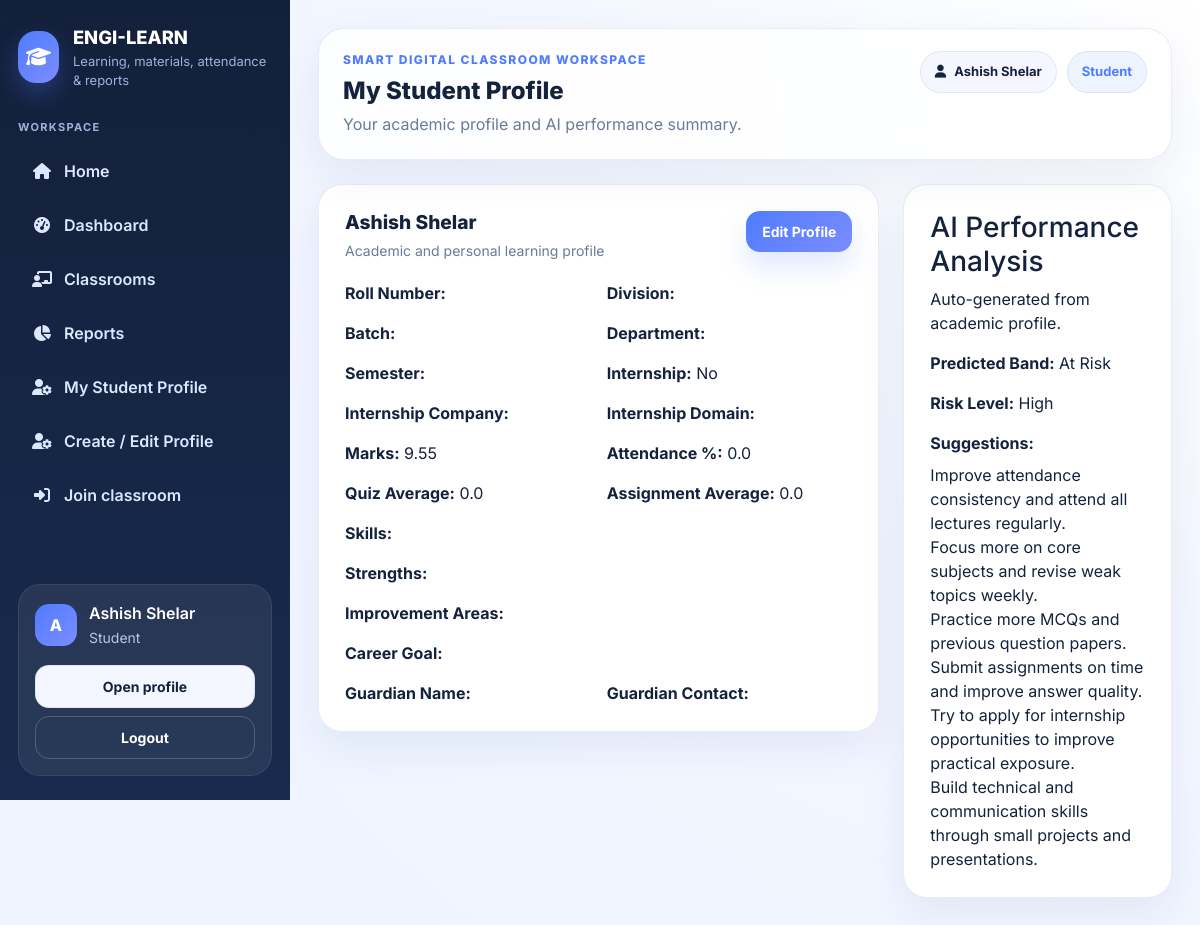
The page /student/profile/ (signed in) on the database its author committed.
### core/models.py (models this page shows, shortened)
class Profile(models.Model):
    ROLE_CHOICES = (
        ('admin', 'Admin'),
        ('teacher', 'Teacher'),
        ('student', 'Student'),
    )
    user = models.OneToOneField(User, on_delete=models.CASCADE)
    role = models.CharField(max_length=20, choices=ROLE_CHOICES, default='student')
    phone = models.CharField(max_length=20, blank=True)
    bio = models.TextField(blank=True)

class StudentAcademicProfile(models.Model):
    user = models.OneToOneField(settings.AUTH_USER_MODEL, on_delete=models.CASCADE, related_name="student_academic_profile")
    student_name = models.CharField(max_length=150, blank=True)
    roll_number = models.CharField(max_length=50, blank=True)
    division = models.CharField(max_length=30, blank=True)
    batch = models.CharField(max_length=50, blank=True)
    department = models.CharField(max_length=100, blank=True)
    semester = models.CharField(max_length=30, blank=True)
    internship = models.BooleanField(default=False)
    internship_company = models.CharField(max_length=150, blank=True)
    internship_domain = models.CharField(max_length=150, blank=True)
    marks = models.FloatField(default=0.0)
    attendance_percentage = models.FloatField(default=0.0)
    quiz_average = models.FloatField(default=0.0)
    assignment_average = models.FloatField(default=0.0)
    skills = models.TextField(blank=True)
    strengths = models.TextField(blank=True)
    improvement_areas = models.TextField(blank=True)
    career_goal = models.CharField(max_length=200, blank=True)
    guardian_name = models.CharField(max_length=150, blank=True)
    guardian_contact = models.CharField(max_length=20, blank=True)
    predicted_band = models.CharField(max_length=50, blank=True, default="Not generated")
    risk_level = models.CharField(max_length=50, blank=True, default="Unknown")
    ai_suggestions = models.TextField(blank=True)
    created_at = models.DateTimeField(auto_now_add=True)
    updated_at = models.DateTimeField(auto_now=True)

### core/views.py (the view)
# urls.py: path("student/profile/", views.student_profile_view, name="student_profile"),
@login_required
def student_profile_view(request):
    profile_obj, created = StudentAcademicProfile.objects.get_or_create(user=request.user)
    if hasattr(request.user, "profile") and request.user.profile.role != "student":
        messages.error(request, "Only students can view this page.")
        return redirect("dashboard")
    return render(
        request,
        "core/student_profile_view.html",
        {
            "student_profile_obj": profile_obj,
        },
    )

### core/templates/core/student_profile_view.html (shortened to what this page needs)
{% extends 'core/base.html' %}
{% block page_title %}My Student Profile{% endblock %}
{% block page_subtitle %}Your academic profile and AI performance summary.{% endblock %}
{% block content %}
<div class="row g-4">
    <div class="col-lg-8">
        <div class="content-panel">
            <div class="panel-header">
                <div>
                    <h3>{{ student_profile_obj.student_name|default:request.user.get_full_name|default:request.user.username }}</h3>
                    <p>Academic and personal learning profile</p>
                </div>
                <div class="panel-actions">
                    <a href="{% url 'student_profile_edit' %}" class="btn btn-gradient btn-sm">Edit Profile</a>
                </div>
            </div>
            <div class="row g-3">
                <div class="col-md-6"><strong>Roll Number:</strong> {{ student_profile_obj.roll_number }}</div>
                <div class="col-md-6"><strong>Division:</strong> {{ student_profile_obj.division }}</div>
                <div class="col-md-6"><strong>Batch:</strong> {{ student_profile_obj.batch }}</div>
                <div class="col-md-6"><strong>Department:</strong> {{ student_profile_obj.department }}</div>
                <div class="col-md-6"><strong>Semester:</strong> {{ student_profile_obj.semester }}</div>
                <div class="col-md-6"><strong>Internship:</strong> {% if student_profile_obj.internship %}Yes{% else %}No{% endif %}</div>
                <div class="col-md-6"><strong>Internship Company:</strong> {{ student_profile_obj.internship_company }}</div>
                <div class="col-md-6"><strong>Internship Domain:</strong> {{ student_profile_obj.internship_domain }}</div>
                <div class="col-md-6"><strong>Marks:</strong> {{ student_profile_obj.marks }}</div>
                <div class="col-md-6"><strong>Attendance %:</strong> {{ student_profile_obj.attendance_percentage }}</div>
                <div class="col-md-6"><strong>Quiz Average:</strong> {{ student_profile_obj.quiz_average }}</div>
                <div class="col-md-6"><strong>Assignment Average:</strong> {{ student_profile_obj.assignment_average }}</div>
                <div class="col-12"><strong>Skills:</strong> {{ student_profile_obj.skills|linebreaksbr }}</div>
                <div class="col-12"><strong>Strengths:</strong> {{ student_profile_obj.strengths|linebreaksbr }}</div>
                <div class="col-12"><strong>Improvement Areas:</strong> {{ student_profile_obj.improvement_areas|linebreaksbr }}</div>
                <div class="col-12"><strong>Career Goal:</strong> {{ student_profile_obj.career_goal }}</div>
                <div class="col-md-6"><strong>Guardian Name:</strong> {{ student_profile_obj.guardian_name }}</div>
                <div class="col-md-6"><strong>Guardian Contact:</strong> {{ student_profile_obj.guardian_contact }}</div>
            </div>
        </div>
    </div>
    <div class="col-lg-4">
        <div class="content-panel">
            <h3>AI Performance Analysis</h3>
            <p class="mb-3">Auto-generated from academic profile.</p>
            <div class="mb-3"><strong>Predicted Band:</strong> {{ student_profile_obj.predicted_band }}</div>
            <div class="mb-3"><strong>Risk Level:</strong> {{ student_profile_obj.risk_level }}</div>
            <div><strong>Suggestions:</strong></div>
            <div class="mt-2">{{ student_profile_obj.ai_suggestions|linebreaksbr }}</div>
        </div>
    </div>
</div>
{% endblock %}

### core/templates/core/base.html (shortened to what this page needs)
{% load static %}
<!DOCTYPE html>
<html lang="en">
<head>
    <link href="https://cdn.jsdelivr.net/npm/bootstrap@5.3.3/dist/css/bootstrap.min.css" rel="stylesheet">
    <link rel="stylesheet" href="https://cdnjs.cloudflare.com/ajax/libs/font-awesome/6.5.2/css/all.min.css">
    <link rel="stylesheet" href="{% static 'css/style.css' %}">
</head>
<body class="app-bg">
<div class="layout-shell">
    <aside class="sidebar-panel" id="sidebarPanel">
        <div>
            <a href="/" class="brand-link text-decoration-none">
                <div class="brand-logo"><i class="fa-solid fa-graduation-cap"></i></div>
                <div>
                    <div class="brand-title">ENGI-LEARN</div>
                    <div class="brand-subtitle">Learning, materials, attendance & reports</div>
                </div>
            </a>
            <div class="sidebar-section-title">Workspace</div>
            <nav class="nav flex-column app-nav">
                <a class="nav-link {% if request.path == '/' %}active{% endif %}" href="/"><i class="fa-solid fa-house"></i><span>Home</span></a>
                {% if user.is_authenticated %}
                    <a class="nav-link {% if '/dashboard/' in request.path %}active{% endif %}" href="{% url 'dashboard' %}"><i class="fa-solid fa-gauge-high"></i><span>Dashboard</span></a>
                    <a class="nav-link " href="{% url 'classroom_list' %}"><i class="fa-solid fa-chalkboard-user"></i><span>Classrooms</span></a>
                    <a class="nav-link {% if '/reports/' in request.path %}active{% endif %}" href="{% url 'reports' %}"><i class="fa-solid fa-chart-pie"></i><span>Reports</span></a>
                     {% if request.user.profile.role == 'student' %}
                    <a class="nav-link" href="{% url 'student_profile' %}" class="btn btn-soft btn-sm"><i class="fa-solid fa-user-gear"></i> <span> My Student Profile </span> </a>
                    <a class="nav-link" href="{% url 'student_profile_edit' %}" class="btn btn-gradient btn-sm"> <i class="fa-solid fa-user-gear"></i> <span> Create / Edit Profile </span></a>
                    {% endif %}
                    {% if user.profile.role == 'student' %}
                        <a class="nav-link {% if '/classrooms/join/' in request.path %}active{% endif %}" href="{% url 'join_classroom' %}"><i class="fa-solid fa-right-to-bracket"></i><span>Join classroom</span></a>
                    {% endif %}
                {% endif %}
            </nav>
        </div>
        {% if user.is_authenticated %}
        <div class="sidebar-footer-card">
            <div class="sidebar-user-mini mb-3">
                <div class="avatar-chip">{{ user.first_name|default:user.username|first|upper }}</div>
                <div class="sidebar-user-meta">
                    <div class="fw-semibold">{{ user.get_full_name|default:user.username }}</div>
                    <small class="text-capitalize">{{ user.profile.role }}</small>
                </div>
            </div>
            <div class="d-grid gap-2">
                <a href="{% url 'profile' %}" class="btn btn-soft btn-sm">Open profile</a>
                <a href="{% url 'logout' %}" class="btn btn-outline-soft btn-sm">Logout</a>
            </div>
        </div>
        {% endif %}
    </aside>
    <main class="main-panel">
        <header class="topbar-panel">
            <div class="d-flex align-items-start gap-3 flex-grow-1">
                <div>
                    <div class="eyebrow">Smart digital classroom workspace</div>
                    <h1 class="page-title">{% block page_title %}SmartClass{% endblock %}</h1>
                    <div class="page-subtitle">{% block page_subtitle %}Manage classes, materials, assignments, quizzes, attendance, and reports in one polished dashboard.{% endblock %}</div>
                </div>
            </div>
            <div class="header-actions">
                {% if user.is_authenticated %}
                    <div class="header-chips">
                        <span class="header-chip"><i class="fa-solid fa-user"></i> {{ user.get_full_name|default:user.username }}</span>
                        <span class="header-chip role-chip text-capitalize">{{ user.profile.role }}</span>
                    </div>
                {% else %}
                    <a class="btn btn-soft" href="{% url 'login' %}">Login</a>
                    <a class="btn btn-gradient" href="{% url 'register' %}">Create account</a>
                {% endif %}
            </div>
        </header>
        {% block content %}{% endblock %}
    </main>
</div>
</body>
</html>

### static/css/style.css (style rules this page uses)
:root { --bg: #f3f7ff; --surface: #ffffff; --surface-soft: #f7faff; --border: rgba(116, 140, 181, 0.16); --text: #15223d; --muted: #6b7a96; --muted-2: #8a98b2; --primary: #4f7cff; --primary-2: #7b8cff; --success: #22c55e; --warning: #f59e0b; --orange-soft: #fff6e9; --shadow: 0 16px 40px rgba(36, 68, 130, 0.08); --radius: 24px; }
* { box-sizing: border-box; }
body { margin: 0; font-family: 'Inter', sans-serif; background: radial-gradient(circle at top right, #ffffff 0%, #f3f7ff 42%, #edf3ff 100%); color: var(--text); }
.app-bg { min-height: 100vh; }
.layout-shell { display: flex; min-height: 100vh; }
.sidebar-panel { width: 290px; background: linear-gradient(180deg, #13203b 0%, #182a4d 100%); color: #fff; padding: 24px 18px; display: flex; flex-direction: column; justify-content: space-between; position: sticky; top: 0; height: 100vh; }
.brand-link { display: flex; gap: 14px; align-items: center; margin-bottom: 28px; }
.brand-logo { width: 52px; height: 52px; border-radius: 18px; display: grid; place-items: center; background: linear-gradient(135deg, var(--primary), var(--primary-2)); color: #fff; font-size: 20px; box-shadow: 0 10px 24px rgba(79,124,255,.30); }
.brand-title { color: #fff; font-size: 1.15rem; font-weight: 800; }
.brand-subtitle { color: #9fb1da; font-size: 13px; }
.sidebar-section-title, .sidebar-feature-title { color: #9fb1da; letter-spacing: .12em; font-size: 11px; text-transform: uppercase; font-weight: 700; margin-bottom: 12px; }
.app-nav .nav-link { display: flex; align-items: center; gap: 12px; color: #dce7ff; padding: 12px 14px; border-radius: 16px; margin-bottom: 6px; font-weight: 600; }
.app-nav .nav-link i { width: 20px; text-align: center; }
.sidebar-footer-card, .sidebar-feature-card { background: rgba(255,255,255,.07); border: 1px solid rgba(255,255,255,.08); border-radius: 22px; padding: 16px; }
.sidebar-user-mini { display: flex; gap: 12px; align-items: center; }
.avatar-chip { width: 42px; height: 42px; border-radius: 14px; background: linear-gradient(135deg, var(--primary), var(--primary-2)); color: #fff; display: grid; place-items: center; font-weight: 800; }
.sidebar-user-meta small { color: #b9c7e7; }
.main-panel { flex: 1; padding: 28px; }
.topbar-panel { background: rgba(255,255,255,.86); backdrop-filter: blur(14px); border: 1px solid var(--border); border-radius: 26px; box-shadow: var(--shadow); padding: 22px 24px; display: flex; justify-content: space-between; gap: 18px; align-items: flex-start; margin-bottom: 24px; }
.eyebrow { color: var(--primary); font-size: 12px; letter-spacing: .12em; text-transform: uppercase; font-weight: 800; margin-bottom: 8px; }
.page-title { margin: 0 0 6px; font-weight: 800; font-size: clamp(1.5rem, 2vw, 2.2rem); }
.page-subtitle { color: var(--muted); max-width: 760px; line-height: 1.6; }
.header-actions { display: flex; align-items: center; gap: 12px; }
.header-chips { display: flex; gap: 10px; flex-wrap: wrap; }
.header-chip { display: inline-flex; gap: 8px; align-items: center; background: #f4f7ff; border: 1px solid var(--border); color: var(--text); padding: 10px 14px; border-radius: 999px; font-size: 13px; font-weight: 700; }
.role-chip { background: #edf4ff; color: var(--primary); }
.btn { border-radius: 14px; padding: 10px 16px; font-weight: 700; }
.btn-gradient { background: linear-gradient(135deg, var(--primary), var(--primary-2)) !important; color: #fff !important; border: none !important; box-shadow: 0 14px 28px rgba(79,124,255,.18); }
.btn-soft { background: #f4f7ff !important; color: var(--text) !important; border: 1px solid var(--border) !important; }
.btn-outline-soft { background: transparent !important; color: #fff !important; border: 1px solid rgba(255,255,255,.20) !important; }
.dashboard-hero .hero-card, .dashboard-hero .hero-side-card, .dashboard-stat-card, .content-panel, .surface-card, .center-form-card, .form-layout-card, .section-surface { background: var(--surface); border: 1px solid var(--border); border-radius: var(--radius); box-shadow: var(--shadow); }
.content-panel, .surface-card, .center-form-card, .section-surface { padding: 26px; }
.panel-header { display: flex; justify-content: space-between; align-items: flex-start; gap: 16px; margin-bottom: 20px; flex-wrap: wrap; }
.panel-header h3 { margin: 0 0 6px; font-size: 1.2rem; font-weight: 800; color: var(--text); }
.panel-header p { margin: 0; color: var(--muted); font-size: 14px; }
.panel-actions { display: flex; gap: 10px; flex-wrap: wrap; }

### rows shown on the page
StudentAcademicProfile: student_name "Ashish Shelar", marks "9.55", attendance_percentage "0.0", quiz_average "0.0", assignment_average "0.0", predicted_band "At Risk", risk_level "High", ai_suggestions "Improve attendance consistency and attend all lectures regularly. Focus more on core subjects and revise weak topics weekly. Practice more MCQs and previous question papers. Submit assignments on time and improve answer quality. Try to apply for internship opportunities to improve practical exposure. Build technical and communication skills through small projects and presentations."

### other values the page prints
{{ user.first_name|default:user.username|first|upper }} "A"
{{ user.get_full_name|default:user.username }} "Ashish Shelar"
{{ user.profile.role }} "Student"
